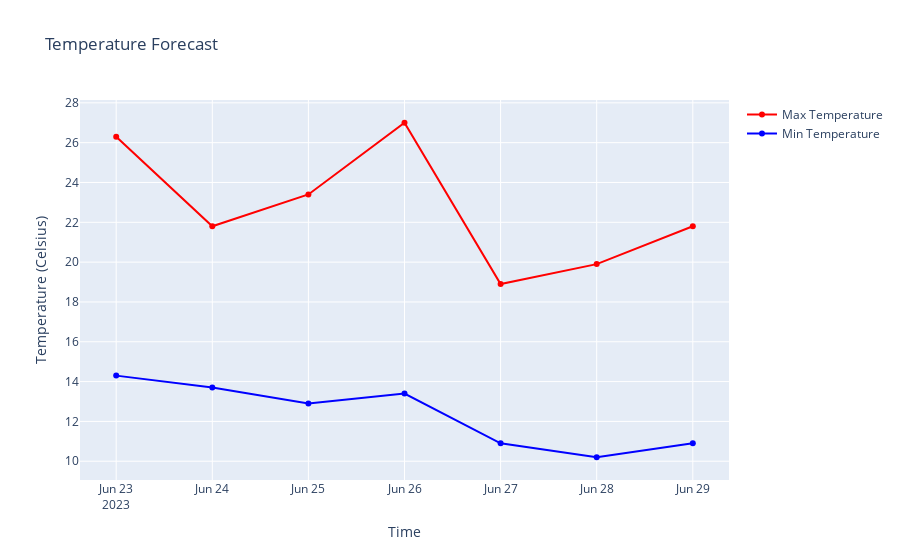

This figure's notebook cell:
### Code cell
#import plotly.express as px
import plotly.graph_objects as go

#pip install --upgrade nbformat


fig = go.Figure()
fig.add_trace(go.Scatter(x=df_meteo['time'], y=df_meteo['apparent_temperature_max'], name='Max Temperature', line=dict(color='red')))
fig.add_trace(go.Scatter(x=df_meteo['time'], y=df_meteo['apparent_temperature_min'], name='Min Temperature', line=dict(color='blue')))

fig.update_layout(
    title='Temperature Forecast',
    xaxis=dict(title='Time'),
    yaxis=dict(title='Temperature (Celsius)')
)

fig.show()

### Figure 1 — Plotly figure (JSON) as saved in the notebook; plotly's stock layout.template omitted (floating-point values rounded to 4 significant figures)
{"data": [{"line": {"color": "red"}, "name": "Max Temperature", "type": "scatter", "x": ["2023-06-23", "2023-06-24", "2023-06-25", "2023-06-26", "2023-06-27", "2023-06-28", "2023-06-29"], "y": [26.3, 21.8, 23.4, 27, 18.9, 19.9, 21.8]}, {"line": {"color": "blue"}, "name": "Min Temperature", "type": "scatter", "x": ["2023-06-23", "2023-06-24", "2023-06-25", "2023-06-26", "2023-06-27", "2023-06-28", "2023-06-29"], "y": [14.3, 13.7, 12.9, 13.4, 10.9, 10.2, 10.9]}], "layout": {"title": {"text": "Temperature Forecast"}, "xaxis": {"title": {"text": "Time"}}, "yaxis": {"title": {"text": "Temperature (Celsius)"}}}}
